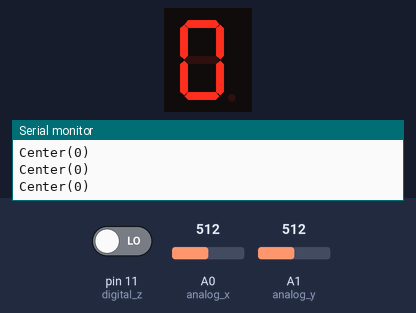
Bench run of a sketch on a simulated Arduino Uno, built with avr-gcc and run on an emulated ATmega328P. Shown: 1-digit seven-segment display, the last lines printed to the serial monitor. Wiring (inferred from the names in the program): 1-digit 7-segment display, segments lit when HIGH: segments pin 2, pin 3, pin 4, pin 5, pin 6, pin 7, pin 8, pin 9. The inputs (shaded band) are chosen by the test bench; at power-on: A1 (analog_y) = 512, A0 (analog_x) = 512, pin 11 (digital_z) LOW. The segment pins are drawn as the display they are named for.

Above: at 1.2 s.
1.3 s: A1 (analog_y) set to 488
At 2.0 s:
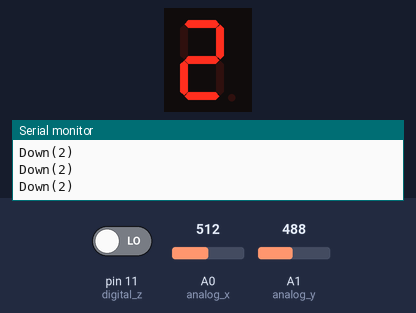
2.9 s: A0 (analog_x) set to 218
4.4 s: A0 (analog_x) set to 189
At 5.6 s:
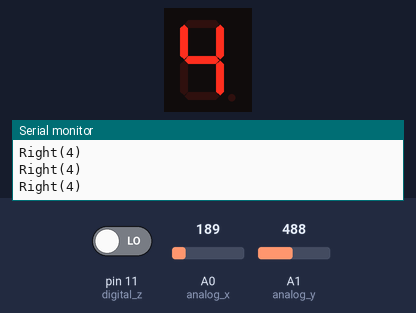
5.9 s: A0 (analog_x) set to 834
At 7.0 s:
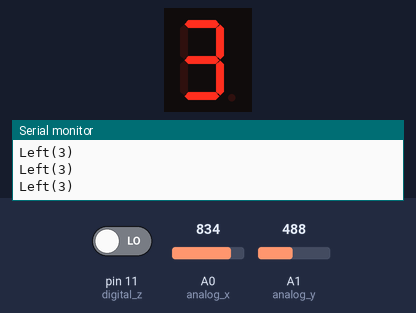
7.5 s: A0 (analog_x) set to 809
At 8.3 s:
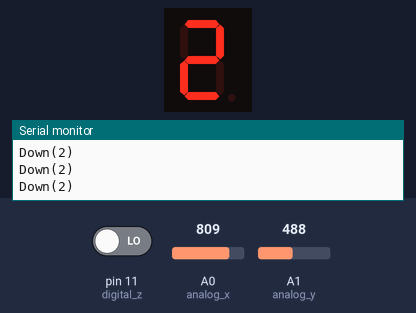
9.1 s: A1 (analog_y) set to 610
At 9.6 s:
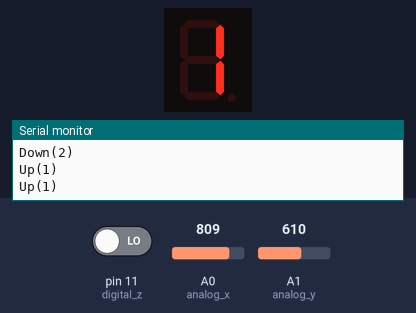
Timing chart, 0 to 11.7 s (numbered marks = the images above; inputs shaded):
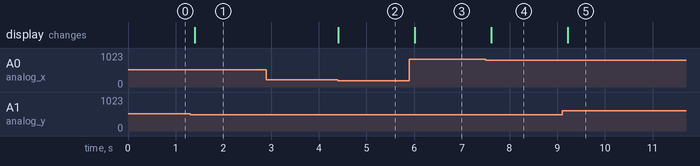

The sketch:

exercise_2.ino
```cpp
#include <SoftwareSerial.h>

int ON = HIGH;
int OFF = LOW;

int analog_x = A0;
int analog_y = A1;
int digital_z = 11;

int digits[10][8] = {
    {ON, ON, ON, ON, ON, ON, OFF, OFF},
    {OFF, ON, ON, OFF, OFF, OFF, OFF, OFF},
    {ON, ON, OFF, ON, ON, OFF, ON, OFF},
    {ON, ON, ON, ON, OFF, OFF, ON, OFF},
    {OFF, ON, ON, OFF, OFF, ON, ON, OFF},
    {ON, OFF, ON, ON, OFF, ON, ON, OFF},
    {ON, OFF, ON, ON, ON, ON, ON, OFF},
    {ON, ON, ON, OFF, OFF, OFF, OFF, OFF},
    {ON, ON, ON, ON, ON, ON, ON, OFF},
    {ON, ON, ON, ON, OFF, ON, ON, OFF}
};

int fnd_pins[] = { 2, 3, 4, 5, 6, 7, 8, 9 };

void setup() {
    Serial.begin(9600);
    pinMode(analog_x, INPUT_PULLUP);
    pinMode(analog_y, INPUT_PULLUP);
    pinMode(digital_z, INPUT);
    for (int k=0; k < 8; k++)
      pinMode(fnd_pins[k], OUTPUT);
}

void loop() {
    int val_x_a0;
    int val_y_a1;
    int val_z_13;

    val_x_a0 = analogRead(analog_x);
    val_y_a1 = analogRead(analog_y);
    val_z_13 = digitalRead(digital_z);

    // Serial.print("X: ");
    // Serial.print(val_x_a0);
    // Serial.print(", Y: ");
    // Serial.print(val_y_a1);
    // Serial.print(", Z: ");
    // Serial.println(val_z_13);


    if (val_x_a0 >= 824) {
      for (int k=0; k < 8; k++)
            digitalWrite(fnd_pins[k], digits[3][k]);
      Serial.println("Left(3)");
    } else if (val_x_a0 <= 200) {
      for (int k=0; k < 8; k++)
            digitalWrite(fnd_pins[k], digits[4][k]);
      Serial.println("Right(4)");
    } else if (val_y_a1 >= 600) {
        for (int k=0; k < 8; k++)
            digitalWrite(fnd_pins[k], digits[1][k]);
      Serial.println("Up(1)");
    } else if (val_y_a1 <= 500) {
        for (int k=0; k < 8; k++)
            digitalWrite(fnd_pins[k], digits[2][k]);
      Serial.println("Down(2)");
    } else {
        for (int k=0; k < 8; k++)
            digitalWrite(fnd_pins[k], digits[0][k]);
        Serial.println("Center(0)");
    }

    delay(200);
}
```

Measured:
- after the input at 1.3 s, the display: changes after 0.10 s (image 1)
- after the input at 4.4 s, the display: changes at once (image 2)
- after the input at 5.9 s, the display: changes after 0.11 s (image 3)
- after the input at 7.5 s, the display: changes after 0.11 s (image 4)
- after the input at 9.1 s, the display: changes after 0.12 s (image 5)
